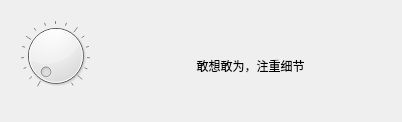
<?xml version="1.0" encoding="UTF-8"?>
<ui version="4.0">
 <class>MainWindow</class>
 <widget class="QMainWindow" name="MainWindow">
  <property name="geometry">
   <rect>
    <x>0</x>
    <y>0</y>
    <width>402</width>
    <height>122</height>
   </rect>
  </property>
  <property name="windowTitle">
   <string>MainWindow</string>
  </property>
  <widget class="QWidget" name="centralwidget">
   <widget class="QDial" name="dial">
    <property name="geometry">
     <rect>
      <x>20</x>
      <y>20</y>
      <width>71</width>
      <height>71</height>
     </rect>
    </property>
    <property name="minimum">
     <number>8</number>
    </property>
    <property name="maximum">
     <number>72</number>
    </property>
    <property name="notchesVisible">
     <bool>true</bool>
    </property>
   </widget>
   <widget class="QWidget" name="verticalLayoutWidget">
    <property name="geometry">
     <rect>
      <x>120</x>
      <y>20</y>
      <width>261</width>
      <height>91</height>
     </rect>
    </property>
    <layout class="QVBoxLayout" name="verticalLayout">
     <item>
      <widget class="QLabel" name="label">
       <property name="text">
        <string>敢想敢为，注重细节</string>
       </property>
       <property name="alignment">
        <set>Qt::AlignCenter</set>
       </property>
      </widget>
     </item>
    </layout>
   </widget>
  </widget>
 </widget>
 <resources/>
 <connections/>
</ui>
